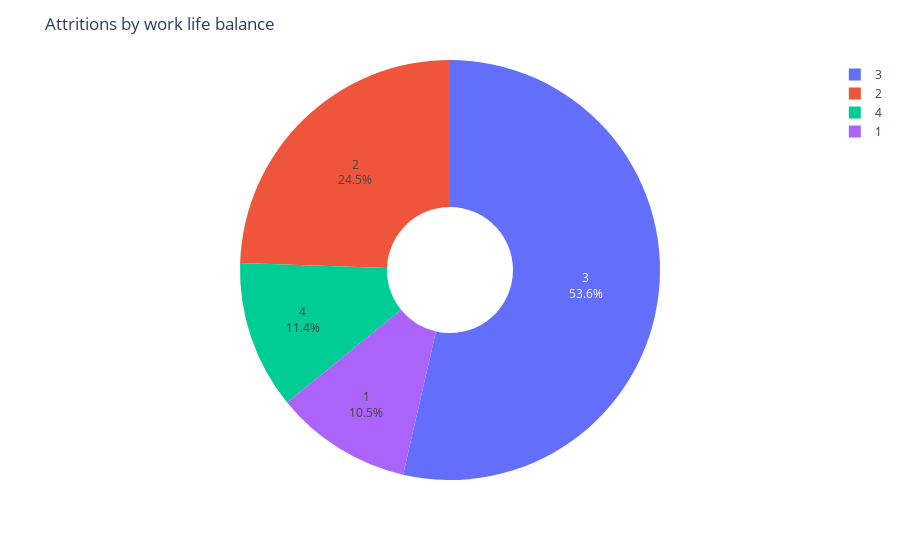

Here is the notebook cell this chart was saved with:
### Code cell
most_common_job_role = job_role_counts.idxmax()


fig = px.pie(work_life_counts, values=work_life_counts.values, names=work_life_counts.index, hole=0.3)


fig.update_traces(textinfo='percent+label')


fig.update_layout(title_text='Attritions by work life balance')

fig.show()

### Figure 1 — Plotly figure (JSON) as saved in the notebook; plotly's stock layout.template omitted (floating-point values rounded to 4 significant figures)
{"data": [{"domain": {"x": [0, 1], "y": [0, 1]}, "hole": 0.3, "hovertemplate": "WorkLifeBalance=%{label}<br>value=%{value}<extra></extra>", "labels": [3, 2, 4, 1], "legendgroup": "", "name": "", "showlegend": true, "textinfo": "percent+label", "type": "pie", "values": [127, 58, 27, 25]}], "layout": {"legend": {"tracegroupgap": 0}, "margin": {"t": 60}, "title": {"text": "Attritions by work life balance"}}}
